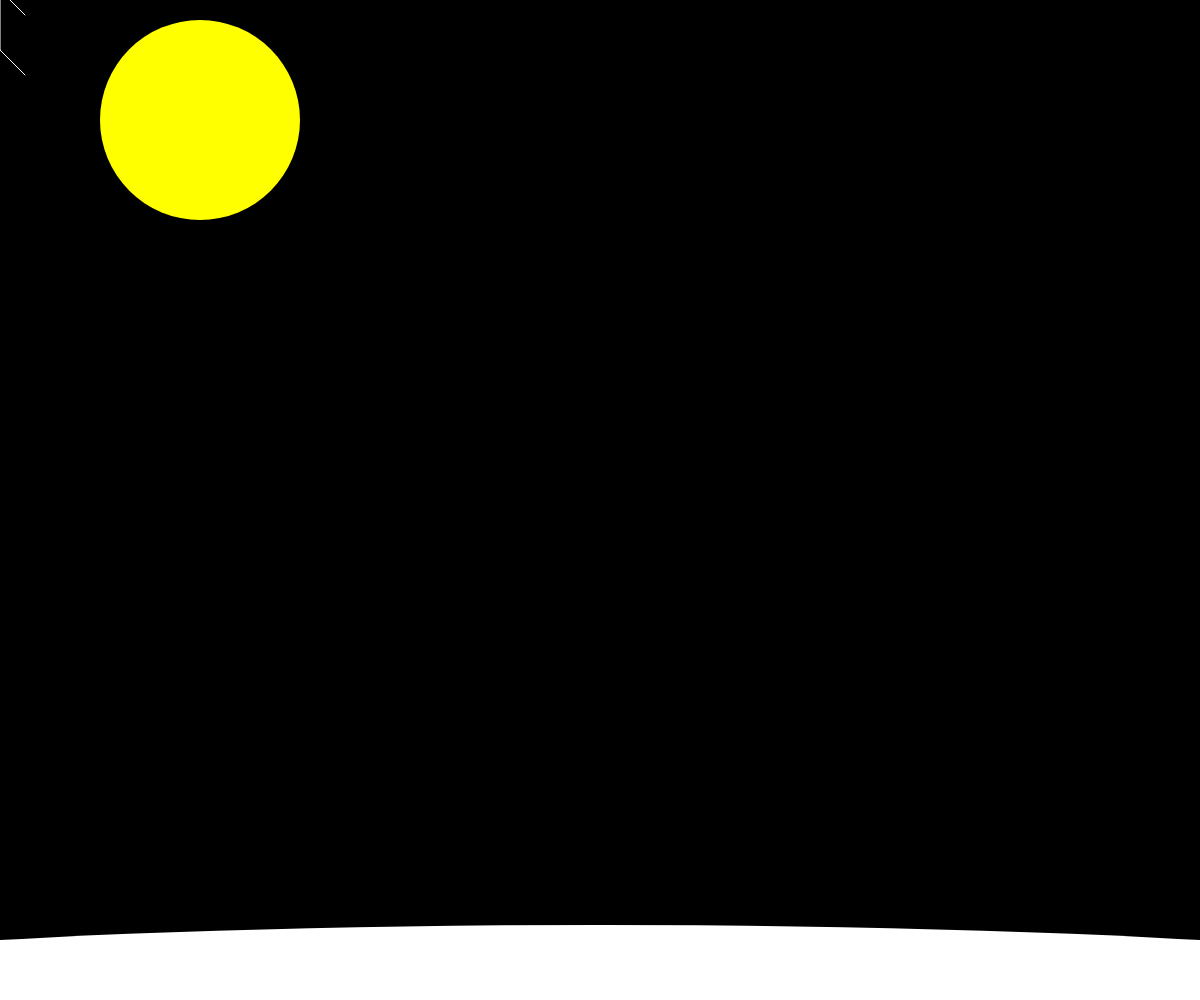
Frame 1 (no input)
Frame 60 (no input): identical to frame 1, image omitted
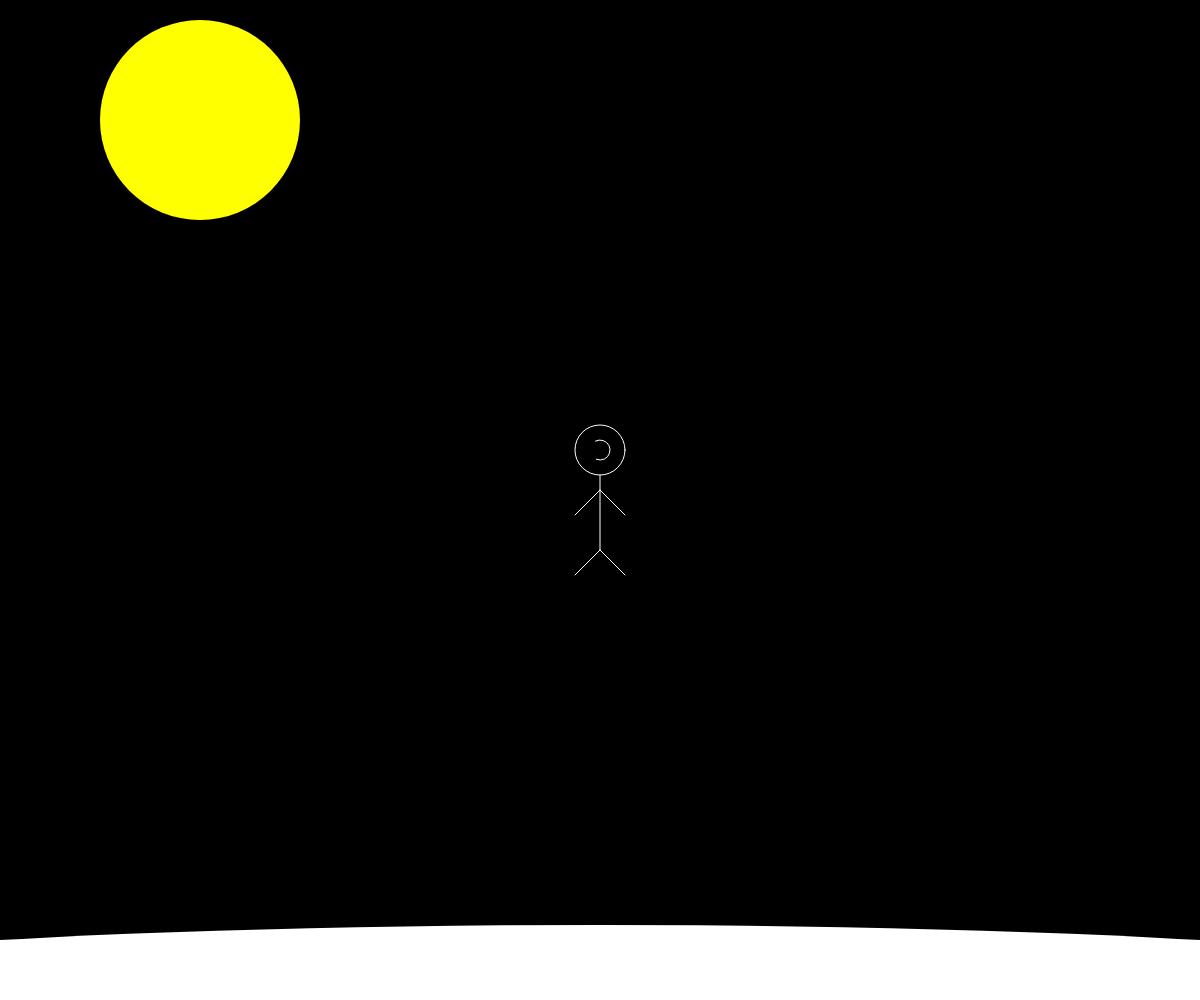
Frame 120 (the mouse pressed at the canvas centre since frame 60)

The p5.js sketch that drew these frames (run headless with seeded random() and noise() and a simulated clock; from frame 60 on, the mouse is pressed at the canvas centre):

// p5.js sketch
// ── sketch.js
// Project Title
// Your Name
// Date
//
// Extra for Experts:
// - describe what you did to take this project "above and beyond"


function setup() {
  createCanvas(windowWidth, windowHeight);
  stroke (255,255,255)
  line (windowWidth,windowHeight,0,0)
  textSize(16);
  textAlign(CENTER,BOTTOM);
  text('ABCD', 50, 30);
} 
var currentBack = 0
var move = 0
function draw() {
  bG();
  //background(0,0,0)
  noStroke()
  fill(255,255,255);
  ellipse(windowWidth/2,windowHeight,windowHeight*2,windowHeight*0.15);
  if (mouseX > windowWidth*0.5){
    fill(255,0,0);
    circle(windowHeight*0.2 +move,windowWidth*0.1,200);
  }
  else{
    fill(255,255,0);
  circle(windowHeight*0.2 + move  ,windowWidth*0.1,200);

  }
  fill(0,0,0);
  stroke(255,255,255);
  circle(mouseX,mouseY -50,50);
  arc(mouseX, mouseY-50,20,20,mouseX + 20, mouseX - 20);
  line(mouseX,mouseY-25,mouseX,mouseY+50);
  line(mouseX,mouseY-10,mouseX+25,mouseY+15);
  line(mouseX,mouseY-10,mouseX-25,mouseY+15);
  line(mouseX,mouseY+50,mouseX+25,mouseY+75);
  line(mouseX,mouseY+50,mouseX-25,mouseY+75);
  moveSun()
}

function bG(){
  if (currentBack === 0){
    background(0);
  }
  else if (currentBack === 1){
    background(255,0,0);
  }
  else if (currentBack ===2){
    background(0,255,0);
  }
  else{
    background(0,0,255);
  }

}
function mousePressed(){
  if (mouseButton === CENTER && currentBack ===0){
    currentBack+=1
  }
  else if (mouseButton === CENTER && currentBack === 1){
    currentBack += 1
  }
  else if (mouseButton === CENTER && currentBack === 2){
    currentBack+=1
  }
  else if (mouseButton === CENTER&& currentBack === 3){
    currentBack-=3
  }
}
function moveSun(){
  if (move > windowWidth){
    move -= windowWidth 
  }
  else if (keyIsPressed === true){
    move += 10    
  }

}
function text(){
}
